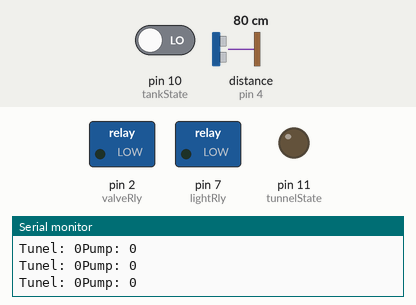
Simulated run of this sketch. Board: Arduino Nano, built with avr-gcc and run on an emulated ATmega328P. Shown: switched loads named in the sketch (green lamp = pin HIGH), output pins drawn as LEDs (lit = HIGH), the last lines printed to the serial monitor. The inputs (shaded band) are chosen by the test bench; at power-on: pin 10 (tankState) LOW, distance to the obstacle (sensor on pin 4) 80 cm. The echo pulse lasts 58.3 µs per cm; pins used as bus, display or sensor lines are not drawn.

Above: at 1.2 s.
1.3 s: pin 10 (tankState) driven HIGH
4.3 s: distance to the obstacle (sensor on pin 4) set to 63 cm
5.8 s: distance to the obstacle (sensor on pin 4) set to 55 cm
At 7.2 s:
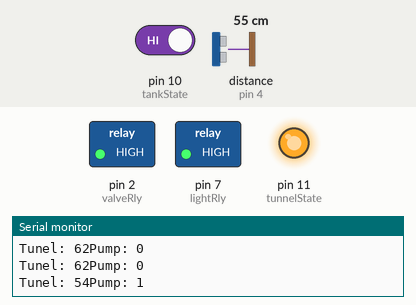
Timing chart, 0 to 8.8 s (numbered marks = the images above; inputs shaded):
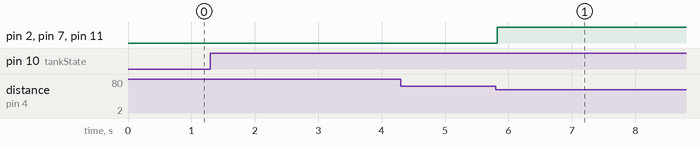

The sketch:

nano_tunnel_entry.ino
```cpp
/*
 * code for tunnel entry, for nano with hc-sr04
 */


#define movEchoPin 4
#define movTrigPin 3
#define tankState 10
#define tunnelState 11
#define valveRly 2
#define lightRly 7


///////////////////////////////////DEFINIÇOES GERAIS, ALTERAR SÓ AQUI///////////////////////////////////
int pumpOnTime = 5;         //Tempo de funcionamento da bomba, em segundos
int triggerThreshold = 60;  //Largura do tunel(em cm) -10cm
////////////////////////////////////////////////////////////////////////////////////////////////////////

int loadTime = 2; //Time before it starts, in Milliseconds

long trigDistance;
long distHolder[5];
long lowVal = 0;
boolean state = 0;

long readDistance() {
  // The PING is triggered by a HIGH pulse of 10 or more microseconds.
  // Give a short LOW pulse beforehand to ensure a clean HIGH pulse:
  for (int i = 0; i < 5; i++) {
    distHolder[i] = 0;
  }
  trigDistance = 0;
  lowVal = 1000;
  for (int i = 0; i < 5; i++) {
    digitalWrite(movTrigPin, LOW);
    delayMicroseconds(5);
    digitalWrite(movTrigPin, HIGH);
    delayMicroseconds(10);
    digitalWrite(movTrigPin, LOW);

    distHolder[i] = (0.034 * pulseIn(movEchoPin, HIGH)) / 2;

  }

  for (int i = 0; i < 5; i++) {
    if (distHolder[i] < lowVal) {
      lowVal = distHolder[i];
    }
  }

  for (int i = 0; i < 5; i++) {
    trigDistance = trigDistance + distHolder[i];
  }

  trigDistance = (trigDistance - lowVal) / 4;

  return trigDistance;
}

boolean waterLevel() {
  if (digitalRead(tankState) == HIGH) {
    return true;
  } else {
    return false;
  }
}

void printToSerial() {
  Serial.print("Tunel: ");
  Serial.print(trigDistance);
  Serial.print( "Pump: ");
  Serial.println(state);
}

void setup() {
  // initialize serial communication:
  Serial.begin(9600);

  //DEFINE ALL PIN MODES
  pinMode(movEchoPin, INPUT);
  pinMode(movTrigPin, OUTPUT);
  pinMode(tankState, INPUT);
  pinMode(tunnelState, OUTPUT);
  pinMode(valveRly, OUTPUT);
  pinMode(lightRly, OUTPUT);

  //DEFINE INITIAL PIN STATE
  digitalWrite(movEchoPin, LOW);
  digitalWrite(movTrigPin, LOW);
  digitalWrite(valveRly, LOW);
  digitalWrite(lightRly, LOW);

  pumpOnTime = pumpOnTime * 1000;
  loadTime = loadTime * 1000;

}

void loop() {
  if (waterLevel()) {
    if (readDistance() < triggerThreshold) {
      digitalWrite(tunnelState, HIGH);
      digitalWrite(valveRly, HIGH);
      digitalWrite(lightRly, HIGH);
      state = HIGH;
      printToSerial();
      delay(pumpOnTime);
    } else {
      digitalWrite(tunnelState, LOW);
      digitalWrite(valveRly, LOW);
      digitalWrite(lightRly, LOW);
      state = LOW;
      printToSerial();
    }
    delay(50); //debounce delay
  }
  state = LOW;
  printToSerial();
}
```

Measured:
- the behaviour switches between 61 and 60 cm on distance to the obstacle (sensor on pin 4) (found by bisection; images 0 and 1)
- after the input at 5.8 s, pin 2 (valveRly), pin 7 (lightRly), pin 11 (tunnelState): LOW → HIGH at once
